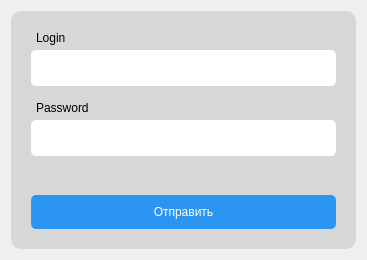
<?xml version="1.0" encoding="UTF-8"?>
<ui version="4.0">
 <class>LoginDialog</class>
 <widget class="QWidget" name="LoginDialog">
  <property name="geometry">
   <rect>
    <x>0</x>
    <y>0</y>
    <width>367</width>
    <height>260</height>
   </rect>
  </property>
  <property name="windowTitle">
   <string>Form</string>
  </property>
  <property name="styleSheet">
   <string notr="true">QLabel {
	background-color: transparent;
}

QFrame#frame {
	background-color: #d7d7d7;
	border-radius: 10px;
}

QLineEdit {
	padding: 10px 10px;
	border-radius: 5px
}

QPushButton#pushButton {
	background-color: #2B96F1;
	color: white;
	padding: 10px 10px;
	border-radius: 5px
}

QPushButton#pushButton:pressed {
	background-color: #1d7ac9;
}

QPushButton#pushButton:disabled {
	background-color: #6b6b6b;
}

QLineEdit:disabled {
	background-color: #ededed;
	color: black;
}</string>
  </property>
  <layout class="QGridLayout" name="gridLayout">
   <item row="0" column="0">
    <widget class="QFrame" name="frame">
     <property name="frameShape">
      <enum>QFrame::StyledPanel</enum>
     </property>
     <property name="frameShadow">
      <enum>QFrame::Raised</enum>
     </property>
     <layout class="QGridLayout" name="gridLayout_2">
      <property name="leftMargin">
       <number>20</number>
      </property>
      <property name="topMargin">
       <number>20</number>
      </property>
      <property name="rightMargin">
       <number>20</number>
      </property>
      <property name="bottomMargin">
       <number>20</number>
      </property>
      <property name="verticalSpacing">
       <number>6</number>
      </property>
      <item row="0" column="0">
       <layout class="QVBoxLayout" name="verticalLayout">
        <property name="spacing">
         <number>15</number>
        </property>
        <item>
         <layout class="QVBoxLayout" name="verticalLayout_4">
          <property name="spacing">
           <number>5</number>
          </property>
          <item>
           <layout class="QHBoxLayout" name="horizontalLayout">
            <property name="leftMargin">
             <number>5</number>
            </property>
            <item>
             <widget class="QLabel" name="labelLogin">
              <property name="text">
               <string>Login</string>
              </property>
             </widget>
            </item>
           </layout>
          </item>
          <item>
           <widget class="QLineEdit" name="fieldLogin"/>
          </item>
         </layout>
        </item>
        <item>
         <layout class="QVBoxLayout" name="verticalLayout_5">
          <property name="spacing">
           <number>5</number>
          </property>
          <item>
           <layout class="QHBoxLayout" name="horizontalLayout_2">
            <property name="leftMargin">
             <number>5</number>
            </property>
            <item>
             <widget class="QLabel" name="labelPassword">
              <property name="text">
               <string>Password</string>
              </property>
             </widget>
            </item>
           </layout>
          </item>
          <item>
           <widget class="QLineEdit" name="fieldPassword">
            <property name="echoMode">
             <enum>QLineEdit::Password</enum>
            </property>
           </widget>
          </item>
         </layout>
        </item>
        <item>
         <spacer name="verticalSpacer">
          <property name="orientation">
           <enum>Qt::Vertical</enum>
          </property>
          <property name="sizeHint" stdset="0">
           <size>
            <width>20</width>
            <height>40</height>
           </size>
          </property>
         </spacer>
        </item>
        <item>
         <widget class="QPushButton" name="pushButton">
          <property name="text">
           <string>Отправить</string>
          </property>
         </widget>
        </item>
       </layout>
      </item>
     </layout>
    </widget>
   </item>
  </layout>
 </widget>
 <resources/>
 <connections/>
</ui>
